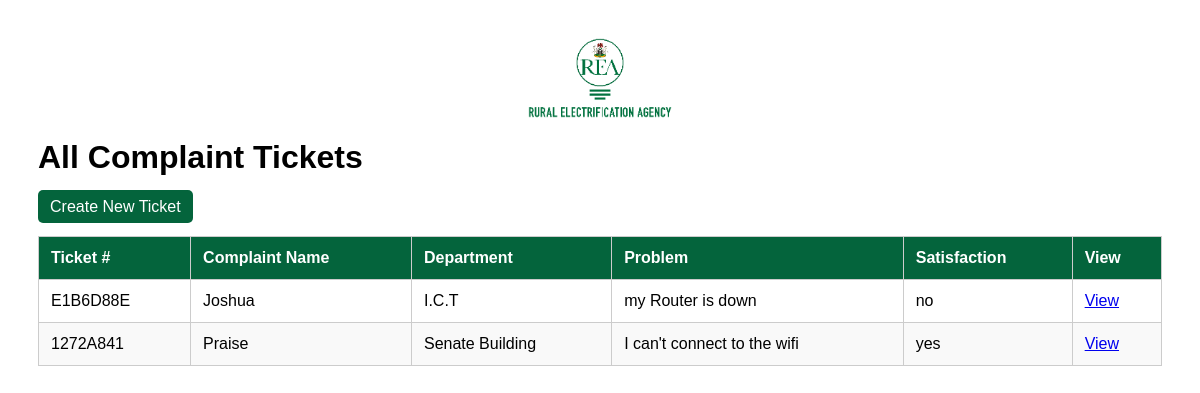
The page / on the database its author committed.
### complaints/models.py (models this page shows, shortened)
class Ticket(models.Model):
    COMPLAIN_CHOICES = (
        ('yes', 'Yes'),
        ('no', 'No'),
    )
    ticket_number = models.CharField(max_length=10, unique=True, editable=False)
    complaint_name = models.CharField(max_length=100)
    department = models.CharField(max_length=100)
    problem = models.CharField(max_length=255)
    problem_description = models.TextField()
    ict_response = models.TextField(blank=True, null=True)
    complain_satisfy = models.CharField(max_length=3, choices=COMPLAIN_CHOICES)
    unsatisfied_reason = models.CharField(max_length=255, blank=True, null=True)
    signed_by_staff = models.BooleanField(default=False)
    signed_by_hod_ict = models.BooleanField(default=False)
    signed_by_head_section = models.BooleanField(default=False)
    created_at = models.DateTimeField(auto_now_add=True)

### complaints/views.py (the view)
# urls.py: path('', TicketListView.as_view(), name='ticket-list'),
class TicketListView(ListView):
    model = Ticket
    template_name = 'tickets/ticket_list.html'
    context_object_name = 'tickets'

### complaints/templates/tickets/ticket_list.html (shortened to what this page needs)
 {% load static %}
<!DOCTYPE html>
<html lang="en">
<head>
<link rel="stylesheet" href="{% static 'css/ticket_list.css' %}">
</head>
<body>
    <img src="{% static 'images/logo.png' %}" alt="Logo" style="height: 80px; display: block; margin: auto; margin-bottom: 20px;">
    <h1>All Complaint Tickets</h1>
    <a href="{% url 'ticket-create' %}" class="button">Create New Ticket</a>
    <table>
        <thead>
            <tr>
                <th>Ticket #</th>
                <th>Complaint Name</th>
                <th>Department</th>
                <th>Problem</th>
                <th>Satisfaction</th>
                <th>View</th>
            </tr>
        </thead>
        <tbody>
            {% for ticket in tickets %}
            <tr>
                <td>{{ ticket.ticket_number }}</td>
                <td>{{ ticket.complaint_name }}</td>
                <td>{{ ticket.department }}</td>
                <td>{{ ticket.problem }}</td>
                <td>{{ ticket.complain_satisfy }}</td>
                <td><a href="{% url 'ticket-detail' ticket.pk %}">View</a></td>
            </tr>
            {% empty %}
            <tr>
                <td colspan="6">No tickets submitted yet.</td>
            </tr>
            {% endfor %}
        </tbody>
    </table>
</body>
</html>

### complaints/static/css/ticket_list.css (style rules this page uses)
body { font-family: Arial, sans-serif; padding: 30px; }
table { width: 100%; border-collapse: collapse; margin-top: 20px; }
table, th, td { border: 1px solid #ccc; }
th, td { padding: 12px; text-align: left; }
th { background-color: #04643c; color: white; }
tr:nth-child(even) { background-color: #f9f9f9; }
a.button { text-decoration: none; padding: 8px 12px; background-color: #04643c; color: white; border-radius: 5px; }

### rows shown on the page
Ticket: ticket_number "E1B6D88E", complaint_name "Joshua", department "I.C.T", problem "my Router is down", complain_satisfy "no"
Ticket: ticket_number "1272A841", complaint_name "Praise", department "Senate Building", problem "I can't connect to the wifi", complain_satisfy "yes"
